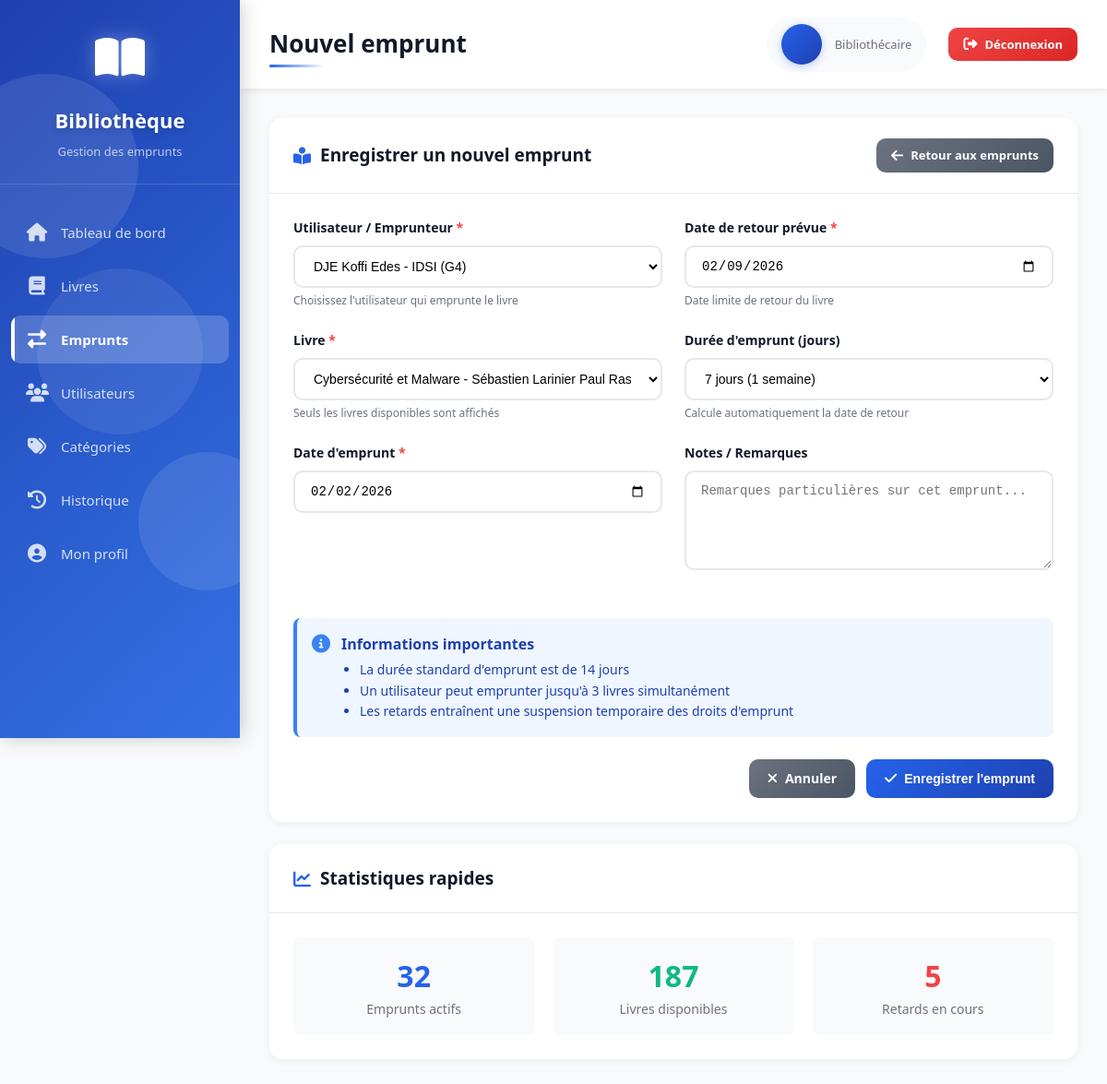
Page /loans/edit/4/ (signed in) on the committed database.
### books/models.py (models this page shows, shortened)
class Emprunter(models.Model):
    dateEmprunt = models.DateField()
    dateRetourPrevu = models.DateField()
    dateRetourEffectif = models.DateField(null=True,blank=True)
    etudiant= models.ForeignKey(Etudiant,on_delete=models.CASCADE)
    livre = models.ForeignKey(Livre,on_delete=models.CASCADE)
    status = models.CharField(max_length=10, choices=STATUS_CHOICES)
    etat_livre = models.CharField(max_length=50, null=True, choices=ETAT_LIVRE_CHOICES)
    observation =  models.CharField(max_length=20, null=True)
    def duree_jours(self):
        return (self.dateRetourPrevu - self.dateEmprunt).days
    def duree_semaines(self):
        return self.duree_jours() // 7

class Etudiant(models.Model):
    matricule = models.CharField(max_length=12,primary_key=True,unique=True)
    nom = models.CharField(max_length=50,null=False)
    prenoms = models.CharField(max_length=150,null=False)
    dateNaiss = models.DateField()
    telephone = models.CharField(max_length=20,validators=[phone_validator],null=False)
    emailPers = models.CharField(max_length=50, null=False)
    emailInst = models.CharField(max_length=50, null=False)
    numChambre = models.CharField(max_length=5)
    is_active = models.BooleanField(default=True)
    ecole = models.ForeignKey(Ecole,on_delete=models.CASCADE)

class Livre(models.Model):
    isbn = models.CharField(max_length=10, null=False)
    titre = models.CharField(max_length=100, null=False)
    langue = models.CharField(max_length=2, choices=LANGUAGES_CHOICES)
    quantite = models.SmallIntegerField(default=1)
    nbre_pages = models.SmallIntegerField()
    annee_publication = models.IntegerField(
        validators=[
            MinValueValidator(1400),          # éviter les années aberrantes
            MaxValueValidator(current_year)   # pas de date dans le futur
        ],
        null=True,
        blank=True
    )
    emplacement = models.CharField(max_length=200,null=True,blank=True)
    resume = models.TextField(null=True,blank=True)
    editeur = models.ForeignKey(Editeur,on_delete=models.CASCADE)
    auteur = models.ForeignKey(Auteur,on_delete=models.CASCADE)
    categorie = models.ForeignKey(Categorie,on_delete=models.CASCADE)
    def is_available(self):
        emprunts = Emprunter.objects.filter(
            livre=self,
            status="active"
        ).count()
        return (self.quantite - emprunts) > 0
    def available_quantity(self):
        emprunts = Emprunter.objects.filter(
            livre=self,
            status="active"
        ).count()
        return self.quantite - emprunts
    @classmethod
    def disponibles(cls):
        livres_disponibles = []
        for livre in cls.objects.all():
            if livre.is_available():
                livres_disponibles.append(livre)
        return livres_disponibles

### app/views.py (the view, shortened to what this page needs)
# urls.py: path('loans/edit/<int:pk>/', views.loans_form, name="loans_edit"),
@login_required(login_url='signin')
def loans_form(request, pk=None):
    loan = None
    if pk:
        loan = get_object_or_404(Emprunter,pk=pk)
    context = {
        "loan":loan,
        'today': timezone.now().date(),
        'available_books': Livre.disponibles(),
        "users": Etudiant.objects.filter(is_active=True)
    }
    return render(request, 'loans_form.html', context)

### templates/loans_form.html (shortened to what this page needs)
{% extends 'base.html' %}
{% block page_title %}Nouvel emprunt{% endblock %}
{% block content %}
<div class="card">
    <div class="card-header">
        <h3>
            <i class="fas fa-book-reader"></i>
            Enregistrer un nouvel emprunt
        </h3>
        <a href="{% url 'loans_list' %}" class="btn btn-secondary btn-sm">
            <i class="fas fa-arrow-left"></i>
            Retour aux emprunts
        </a>
    </div>
    <div class="card-body">
        <form method="post">
            <div style="display: grid; grid-template-columns: 1fr 1fr; gap: 24px;">
                <div>
                    <div class="form-group">
                        <label for="user">
                            Utilisateur / Emprunteur <span class="required">*</span>
                        </label>
                        <select id="user" name="user" required>
                            {% for user in users %}
                            <option value="{{ user.matricule }}" {% if loan.etudiant.matricule == user.matricule %}selected{% endif %}>
                                {{ user.nom }} {{user.prenoms}} - {{ user.ecole.nom }} ({{ user.numChambre }})
                            </option>
                            {% endfor %}
                        </select>
                        <span class="form-help">Choisissez l'utilisateur qui emprunte le livre</span>
                    </div>
                    <div class="form-group">
                        <label for="book">
                            Livre <span class="required">*</span>
                        </label>
                        <select id="book" name="book" required>
                            {% for book in available_books %}
                            <option value="{{ book.isbn }}" {% if loan.livre.isbn == book.isbn %}selected{% endif %}>
                                {{ book.titre }} - {{ book.auteur.nom_complet }} (Dispo: {{ book.available_quantity }})
                            </option>
                            {% endfor %}
                        </select>
                        <span class="form-help">Seuls les livres disponibles sont affichés</span>
                    </div>
                    <div class="form-group">
                        <label for="borrow_date">
                            Date d'emprunt <span class="required">*</span>
                        </label>
                        <input
                            type="date"
                            id="borrow_date"
                            name="borrow_date"
                            value="{{ loan.dateEmprunt|date:'Y-m-d'|default:today }}"
                            required
                        >
                    </div>
                </div>
                <div>
                    <div class="form-group">
                        <label for="due_date">
                            Date de retour prévue <span class="required">*</span>
                        </label>
                        <input
                            type="date"
                            id="due_date"
                            name="due_date"
                            value="{{ loan.dateRetourPrevu|date:'Y-m-d' }}"
                            required
                        >
                        <span class="form-help">Date limite de retour du livre</span>
                    </div>
                    <div class="form-group">
                        <label for="loan_duration">
                            Durée d'emprunt (jours)
                        </label>
                        <select id="loan_duration" name="loan_duration">
                            {% if loan.duree_jours %}
                            <option value="{{loan.duree_jours}}" selected>{{loan.duree_jours}} jours ({{loan.duree_semaines}} semaine)</option>
                            {% else %}
                            <option value="7">7 jours (1 semaine)</option>
                            <option value="14" selected>14 jours (2 semaines)</option>
                            <option value="21">21 jours (3 semaines)</option>
                            <option value="30">30 jours (1 mois)</option>
                            {% endif %}
                        </select>
                        <span class="form-help">Calcule automatiquement la date de retour</span>
                    </div>
                    <div class="form-group">
                        <label for="notes">
                            Notes / Remarques
                        </label>
                        <textarea
                            id="notes"
                            name="notes"
                            placeholder="Remarques particulières sur cet emprunt..."
                            rows="5"
                        >{{ loan.observation }}</textarea>
                    </div>
                </div>
            </div>
            <div style="background: #eff6ff; border-left: 4px solid #3b82f6; padding: 16px; border-radius: 8px; margin: 24px 0;">
                <div style="display: flex; align-items: start; gap: 12px;">
                    <i class="fas fa-info-circle" style="color: #3b82f6; font-size: 20px; margin-top: 2px;"></i>
                    <div>
                        <strong style="color: #1e40af; display: block; margin-bottom: 4px;">Informations importantes</strong>
                        <ul style="margin: 0; padding-left: 20px; color: #1e40af; font-size: 14px;">
                            <li>La durée standard d'emprunt est de 14 jours</li>
                            <li>Un utilisateur peut emprunter jusqu'à 3 livres simultanément</li>
                            <li>Les retards entraînent une suspension temporaire des droits d'emprunt</li>
                        </ul>
                    </div>
                </div>
            </div>
            <div class="btn-group" style="justify-content: flex-end;">
                <a href="{% url 'loans_list' %}" class="btn btn-secondary">
                    <i class="fas fa-times"></i>
                    Annuler
                </a>
                <button type="submit" class="btn btn-primary">
                    <i class="fas fa-check"></i>
                    Enregistrer l'emprunt
                </button>
            </div>
        </form>
    </div>
</div>
<div class="card">
    <div class="card-header">
        <h3><i class="fas fa-chart-line"></i> Statistiques rapides</h3>
    </div>
    <div class="card-body">
        <div style="display: grid; grid-template-columns: repeat(3, 1fr); gap: 20px;">
            <div style="text-align: center; padding: 16px; background: #f9fafb; border-radius: 8px;">
                <div style="font-size: 32px; font-weight: 700; color: #2563eb;">{{ total_active_loans|default:"32" }}</div>
                <div style="font-size: 14px; color: #6b7280;">Emprunts actifs</div>
            </div>
            <div style="text-align: center; padding: 16px; background: #f9fafb; border-radius: 8px;">
                <div style="font-size: 32px; font-weight: 700; color: #10b981;">{{ available_books_count|default:"187" }}</div>
                <div style="font-size: 14px; color: #6b7280;">Livres disponibles</div>
            </div>
            <div style="text-align: center; padding: 16px; background: #f9fafb; border-radius: 8px;">
                <div style="font-size: 32px; font-weight: 700; color: #ef4444;">{{ overdue_loans|default:"5" }}</div>
                <div style="font-size: 14px; color: #6b7280;">Retards en cours</div>
            </div>
        </div>
    </div>
</div>
{% endblock %}

### static/css/style.css (style rules this page uses)
:root { --primary-color: #2563eb; --primary-dark: #1e40af; --secondary-color: #10b981; --danger-color: #ef4444; --warning-color: #f59e0b; --dark-bg: #1f2937; --sidebar-bg: #111827; --text-dark: #111827; --text-light: #6b7280; --border-color: #e5e7eb; --success-color: #10b981; --info-color: #3b82f6; }
* { margin: 0; padding: 0; box-sizing: border-box; }
body { font-family: 'Segoe UI', Tahoma, Geneva, Verdana, sans-serif; background-color: #f9fafb; color: var(--text-dark); line-height: 1.6; }
.card { background: white; border-radius: 14px; box-shadow: 0 2px 8px rgba(0,0,0,0.06); margin-bottom: 24px; animation: slideUp 0.6s ease backwards; transition: all 0.3s ease; }
.card:nth-child(1) { animation-delay: 0.1s; }
.card:nth-child(2) { animation-delay: 0.2s; }
.card-header { padding: 22px 26px; border-bottom: 1px solid var(--border-color); display: flex; justify-content: space-between; align-items: center; }
.card-header h3 { font-size: 19px; font-weight: 700; color: var(--text-dark); display: flex; align-items: center; gap: 10px; }
.card-header h3 i { color: var(--primary-color); }
.card-body { padding: 26px; }
.btn { display: inline-flex; align-items: center; gap: 8px; padding: 10px 20px; border: none; border-radius: 10px; font-size: 14px; font-weight: 600; cursor: pointer; text-decoration: none; transition: all 0.3s ease; position: relative; overflow: hidden; }
.btn::before { content: ''; position: absolute; top: 50%; left: 50%; width: 0; height: 0; border-radius: 50%; background: rgba(255, 255, 255, 0.3); transform: translate(-50%, -50%); transition: width 0.6s, height 0.6s; }
.btn i { font-size: 15px; }
.btn-primary { background: linear-gradient(135deg, var(--primary-color), var(--primary-dark)); color: white; }
.btn-secondary { background: linear-gradient(135deg, #6b7280, #4b5563); color: white; }
.btn-sm { padding: 8px 16px; font-size: 13px; }
.btn-group { display: flex; gap: 12px; flex-wrap: wrap; }
.form-group { margin-bottom: 20px; }
label { display: block; margin-bottom: 8px; font-weight: 600; font-size: 14px; color: var(--text-dark); }
.required { color: var(--danger-color); }
input[type="text"], input[type="email"], input[type="password"], input[type="date"], input[type="number"], select, textarea { width: 100%; padding: 12px 16px; border: 2px solid var(--border-color); border-radius: 10px; font-size: 14px; transition: all 0.3s ease; background: white; }
textarea { resize: vertical; min-height: 100px; }
.form-help { font-size: 12px; color: var(--text-light); margin-top: 6px; }

### rows in the picture
Emprunter: user "DJE Koffi Edes - IDSI (G4)", book "Cybersécurité et Malware - Sébastien Larinier Paul Rascagneres (Dispo: 4)", borrow_date "02/02/2026", due_date "02/09/2026", loan_duration "7 jours (1 semaine)"

### other values in the picture
{{ user.role|default:"Bibliothécaire" }} "Bibliothécaire"
{{ total_active_loans|default:"32" }} "32"
{{ available_books_count|default:"187" }} "187"
{{ overdue_loans|default:"5" }} "5"
